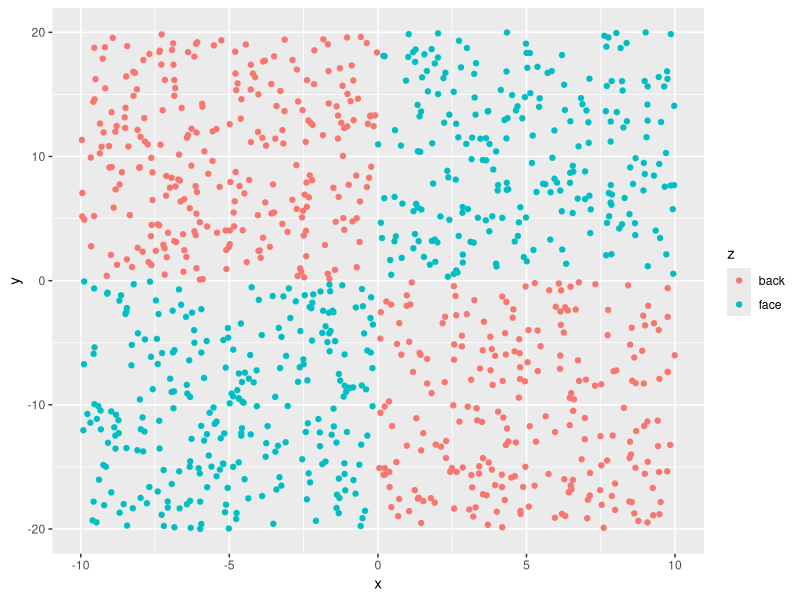

Write R code to recreate this figure.
rm(list=ls()); dev.off();
library(ggplot2); library(caret); 


h1 <- function(msg) { cat("\n", msg, "\n"); }


main <- function()
{
h1("-------------loading data");
x <- runif(1000, -10, 10);
y <- runif(1000, -20, 20);
z <- as.factor( ifelse(x*y > 0, "face", "back") );
A <- data.frame(x, y, z);

h1("-------------rendering data");
print( qplot(x, y, color=z) );


h1("-------------model fitting");
M <- train(z ~ ., method="rf", data=A)
print(M);

h1("-------------testing if it fits");
y <- A$z;
y1 <- predict(M, newdata=A);
e1 <- abs(y != y1);
cat("\n"); print(head(data.frame( y, y1, e1 )));
cat("\n"); print(table( y1, y ));
cat("\n"); cat("Total error:", sum(e1), "\n");

h1("-------------testing if it handles new input");
x <- runif(5000, -100, 100);
y <- runif(5000, -200, 200);
z <- as.factor( ifelse(x*y > 0, "face", "back") );
B <- data.frame(x, y, z);

y <- B$z;
y1 <- predict(M, newdata=B);
e1 <- abs(y != y1);
cat("\n"); print(head(data.frame( y, y1, e1 )));
cat("\n"); print(table( y1, y ));
cat("\n"); cat("Total error:", sum(e1), "\n");

} 

cat(rep("\n", 10)); main(); cat("\n");